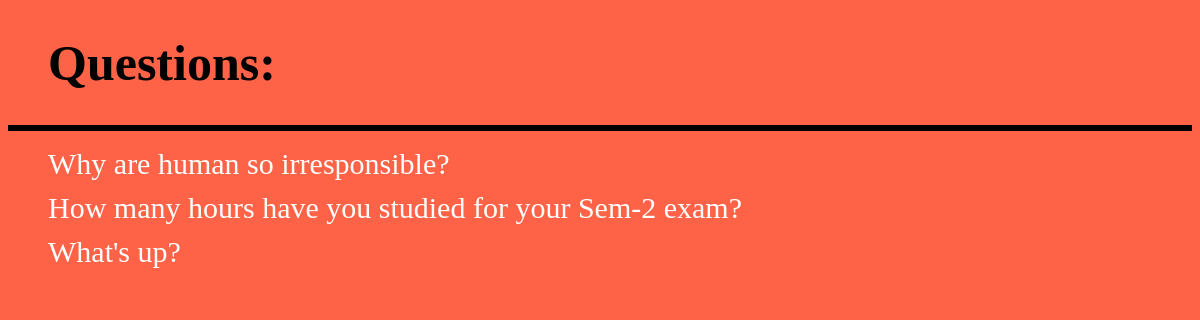
The page / on the database its author committed.
### polls/models.py (models this page shows, shortened)
class Question(models.Model):
    question_text = models.CharField(max_length=200)
    pub_text = models.DateTimeField('date published')

### polls/views.py (the view)
# urls.py: path('', views.IndexView.as_view(), name='index'),
class IndexView(generic.ListView):
    template_name = 'polls/index.html'
    context_object_name = 'latest_question_list'
    def get_queryset(self):
        return Question.objects.filter(pub_text__lte=timezone.now()).order_by('-pub_text')[:5]

### polls/templates/polls/index.html (shortened to what this page needs)
<!DOCTYPE html>
<html lang="en">
<head>
    {% load static %}
    <link rel="stylesheet" type="text/css" href="{% static 'polls/style.css'%}">
</head>
<body>
     <h1 id="top_h1">Questions:</h1><hr>
     {% if latest_question_list %}
     <ul>
         {%for question in latest_question_list %}
         <li><a href="{%url 'polls:detail' question.id %}">{{question.question_text}}</a></li>
         {% endfor %}
     </ul>
     {% else %}
     <p>No polls available</p>
     {%endif%}
</body>
</html>

### polls/static/polls/style.css (style rules this page uses)
body { background: tomato; }
li { list-style-type: none; margin-bottom: 10px; }
li a { color: white; font-size: 30px; text-decoration: none; }
#top_h1 { font-size: 50px; margin-left: 40px; }
hr { border: 3px solid black; }

### rows shown on the page
Question: question_text "Why are human so irresponsible?"
Question: question_text "How many hours have you studied for your Sem-2 exam?"
Question: question_text "What's up?"
